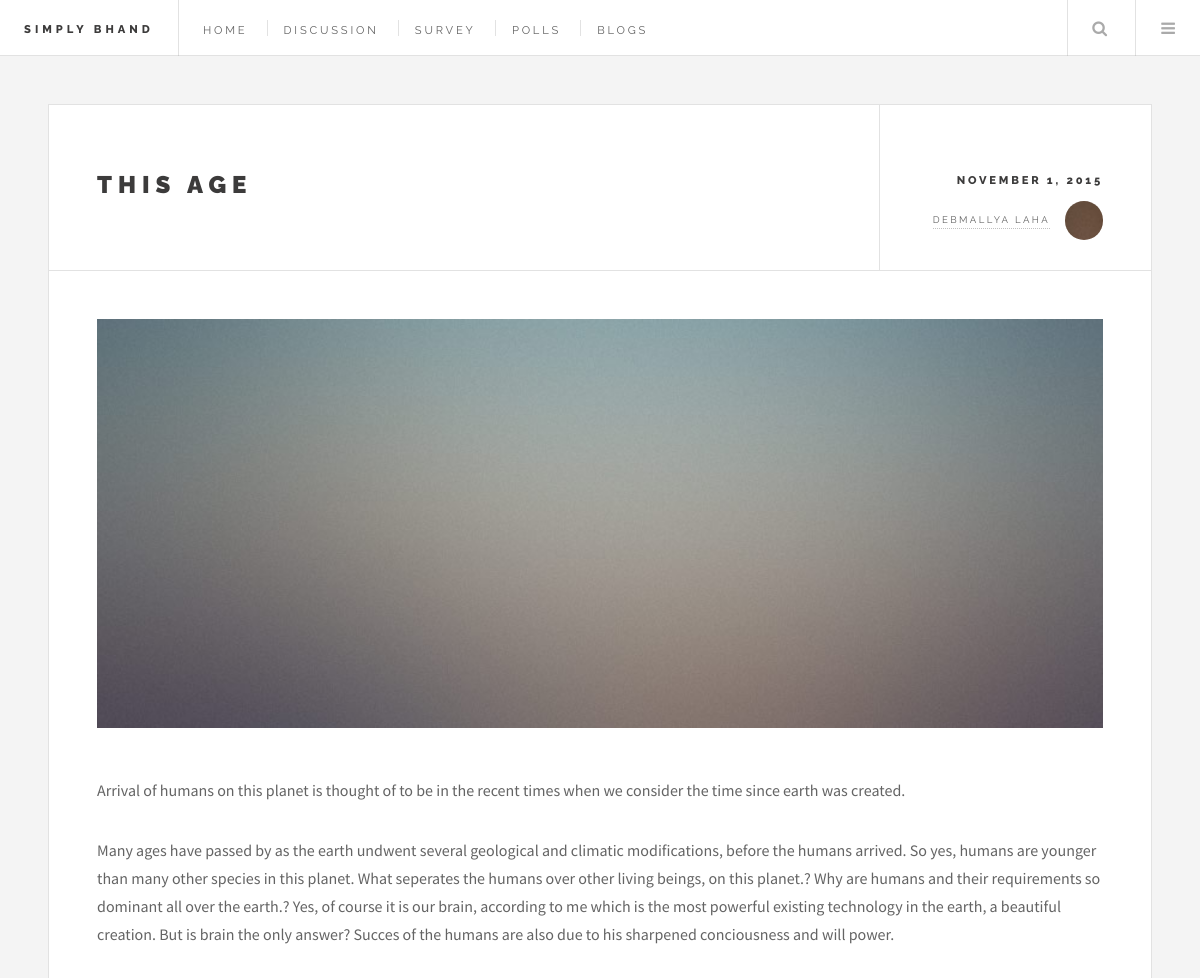
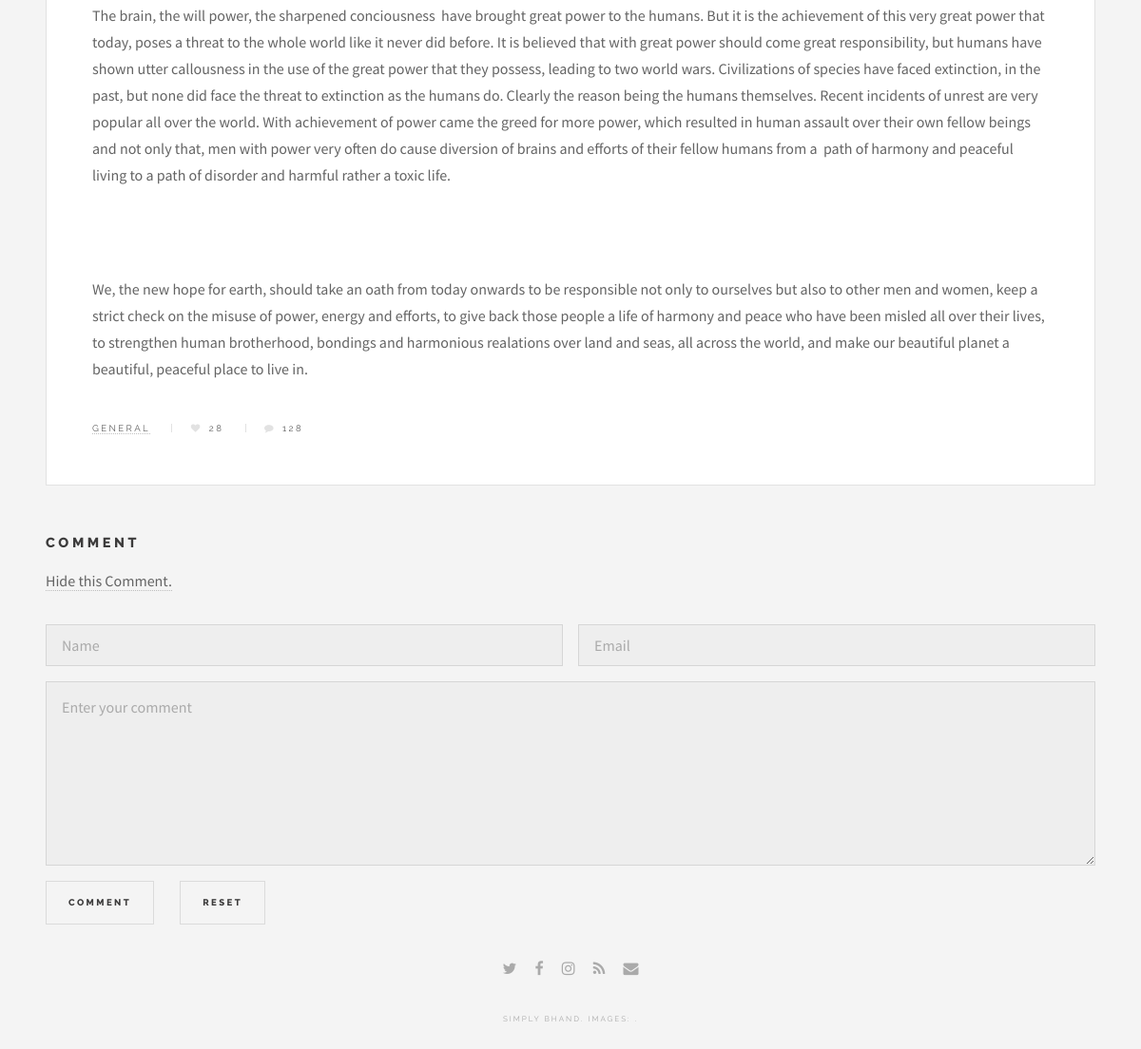
/blog/single_blog/single.php?id=3, run on the app's committed database (2 pictures, top to bottom).
### tables this page shows
CREATE TABLE IF NOT EXISTS `submit_work` (
  `id` int(1) NOT NULL,
  `title` varchar(100) NOT NULL,
  `name` text NOT NULL,
  `phone` varchar(20) NOT NULL,
  `email` text NOT NULL,
  `content` longtext NOT NULL,
  `category` text NOT NULL,
  `agreed` text NOT NULL
);

### blog/single_blog/single.php (the view, shortened to what this page needs)
<?php
include_once 'dbconnect.php';
$id = $_GET['id'];
$query = "SELECT * FROM submit_work WHERE id = $id";
$result = $MySQLi_CON->query($query);
$row = $result->fetch_assoc();
 ?>
<!DOCTYPE HTML>
<html>
	<head>
		<link rel="stylesheet" href="assets/css/main.css" />
	</head>
	<body class="single">
			<div id="wrapper">
					<header id="header">
						<h1><a href="#">Simply Bhand</a></h1>
						<nav class="links">
							<ul>
								<li><a href="#">Home</a></li>
								<li><a href="#">Discussion</a></li>
								<li><a href="#">Survey</a></li>
								<li><a href="#">Polls</a></li>
								<li><a href="#">Blogs</a></li>
							</ul>
						</nav>
						<nav class="main">
							<ul>
								<li class="search">
									<a class="fa-search" href="#search">Search</a>
								</li>
								<li class="menu">
									<a class="fa-bars" href="#menu">Menu</a>
								</li>
							</ul>
						</nav>
					</header>
					<div id="main">
							<article class="post">
								<header>
									<div class="title">
										<h2><a href="#"><?php echo $row['title']?></a></h2>
									</div>
									<div class="meta">
										<time class="published" datetime="2015-11-01">November 1, 2015</time>
										<a href="#" class="author"><span class="name"><?php echo $row['name'];?></span><img src="images/avatar.jpg" alt="" /></a>
									</div>
								</header>
								<span class="image featured"><img src="images/pic01.jpg" alt="" /></span>
								<p><?php echo $row['content']; ?> </p>
								<footer>
									<ul class="stats">
										<li><a href="#">General</a></li>
										<li><a href="#" class="icon fa-heart">28</a></li>
										<li><a href="#" class="icon fa-comment" id="example-show" class="showLink" onclick="showHide('example');return false;" >128</a></li>
									</ul>
								</footer>
							</article>
							<div id="example" class="more">
							<section>
									<h3>Comment</h3>
									<p><a href="#" id="example-hide" class="hideLink" onclick="showHide('example');return false;">Hide this Comment.</a></p>
									<form method="post" action="#">
										<div class="row uniform">
											<div class="6u 12u$(xsmall)">
												<input type="text" name="demo-name" id="demo-name" value="" placeholder="Name" />
											</div>
											<div class="6u$ 12u$(xsmall)">
												<input type="email" name="demo-email" id="demo-email" value="" placeholder="Email" />
											</div>
											<div class="12u$">
												<textarea name="demo-message" id="demo-message" placeholder="Enter your comment" rows="6"></textarea>
											</div>
											<div class="12u$">
												<ul class="actions">
													<li><input type="submit" value="Comment" /></li>
													<li><input type="reset" value="Reset" /></li>
												</ul>
											</div>
										</div>
									</form>
								</section>
								</div>
					</div>
					<section id="footer">
						<ul class="icons">
							<li><a href="#" class="fa-twitter"><span class="label">Twitter</span></a></li>
							<li><a href="#" class="fa-facebook"><span class="label">Facebook</span></a></li>
							<li><a href="#" class="fa-instagram"><span class="label">Instagram</span></a></li>
							<li><a href="#" class="fa-rss"><span class="label">RSS</span></a></li>
							<li><a href="#" class="fa-envelope"><span class="label">Email</span></a></li>
						</ul>
						<p class="copyright">Simply Bhand<a href="#"></a>. Images: <a href=""></a>.</p>
					</section>
			</div>
	</body>
</html>

### data on the page
submit_work: title "THIS AGE", name "DEBMALLYA LAHA", content "Arrival of humans on this planet is thought of to be in the recent times when we consider the time since earth was created. Many ages have passed by as the earth undwent several geological and climatic modifications, before the humans arrived. So yes, humans are younger than many other species in this planet. What seperates the humans over other living beings, on this planet.? Why are humans and their requirements so dominant all over the earth.? Yes, of course it is our brain, according to me which is the most powerful existing technology in the earth, a beautiful creation. But is brain the only answer? Succes of the humans are also due to his sharpened conciousness and will power. The…"
